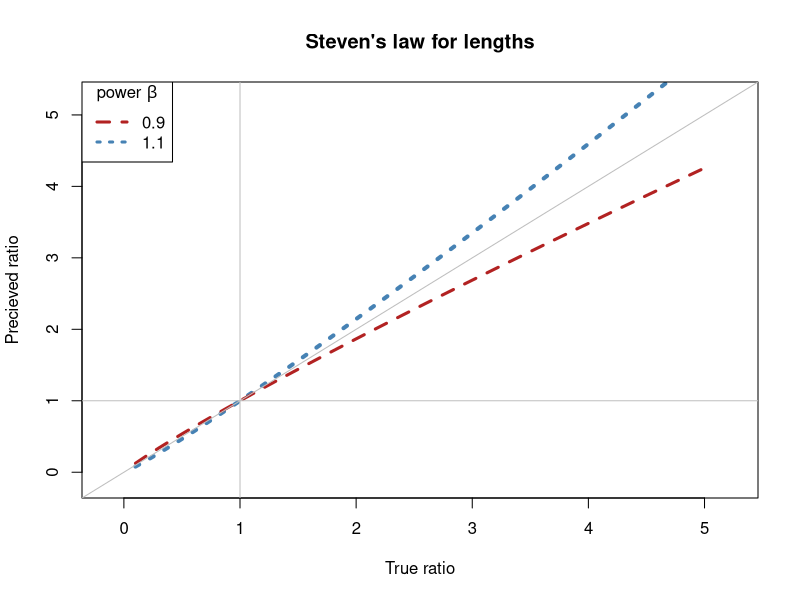
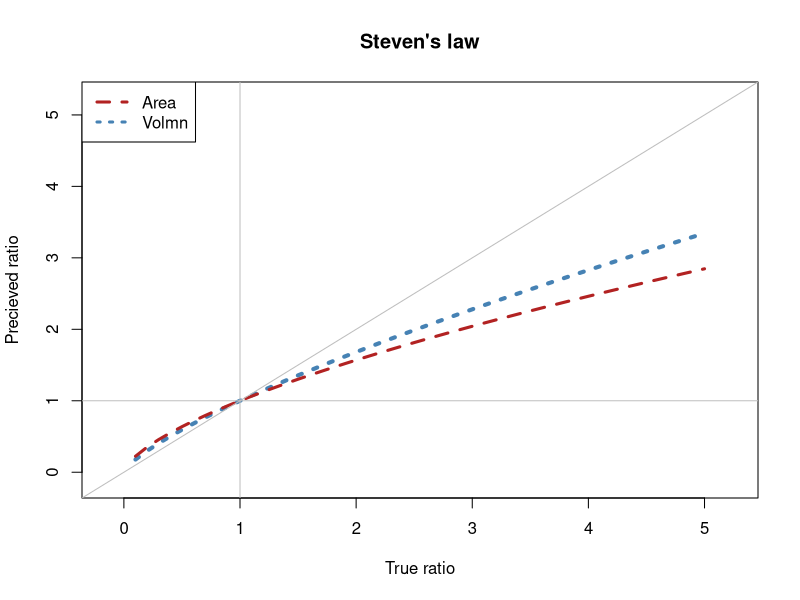

Here is the R script that generated these plots, in order:
## ---- chunk 1
knitr::opts_chunk$set(echo = TRUE)
## ---- chunk 2
stevensRatio <- function(x, y = 1, beta = 1) {
    if(missing(x))  stop("Must supply a non-negative value for x")
    if(any(x < 0))  stop("Must have x >= 0")
    if(any(y <= 0)) stop("Must have y > 0")
    if(beta <= 0)   stop("Must have beta > 0")
    #
    # You need to insert code here to complete the function
    #
   x^beta
}
## ---- chunk 3
stevensRatio(0.5,1,0.7)
stevensRatio(2,1,0.7)
## ---- chunk 4
   r <- seq(from = 0.1, to = 5, by = 0.1)
   # from which you can construct the limit
   lim <- extendrange(r)
## ---- chunk 5
prec_1 = stevensRatio(r, 1, 1.1)
prec_2 = stevensRatio(r, 1, 0.9)
plot(r, prec_1,xlim = lim, ylim=lim,main = "Steven's law for lengths", xlab = "True ratio", type='l',
     ylab="Precieved ratio", col="steelblue", lty=3, lwd=4)
points(r,prec_2,col="firebrick", lty=2, lwd=3, type='l')
legend("topleft", 
       legend = c("0.9", "1.1"), 
       lty = c(2, 3), lwd = 3, 
       col = c("firebrick", "steelblue"),
       title = expression(paste("power ", beta)))

abline(h=1,col="grey", lwd=1)
abline(v=1,col="grey", lwd=1)
abline(0,1,col="grey", lwd=1)
## ---- chunk 6
prec_1 = stevensRatio(r, 1, 0.75)
prec_2 = stevensRatio(r, 1, 0.65)
plot(r, prec_1,xlim = lim, ylim=lim,main = "Steven's law", xlab = "True ratio",
     ylab="Precieved ratio", col="steelblue", lty=3, lwd=4,type='l')
points(r,prec_2,col="firebrick", lty=2, lwd=3, type='l')
legend("topleft", 
       legend = c("Area", "Volmn"), 
       lty = c(2, 3), lwd = 3, 
       col = c("firebrick", "steelblue"),
       )

abline(h=1,col="grey", lwd=1)
abline(v=1,col="grey", lwd=1)
abline(0,1,col="grey", lwd=1)
